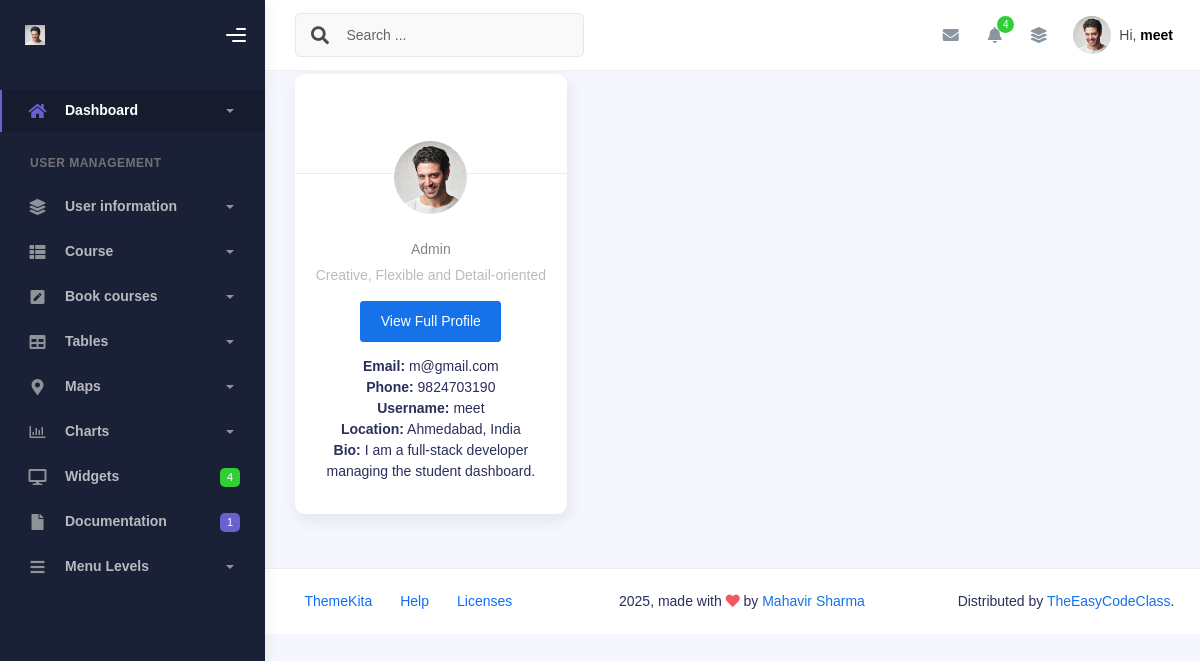
The app's page /apps/profiles/ (signed in) with its own data.
### dashboard/models.py (models this page shows, shortened)
class User(AbstractUser):
    GENDER_CHOICES = [
        ('M', 'Male'),
        ('F', 'Female'),
        ('O', 'Other'),
    ]
    ROLE_CHOICES = [
        ('admin', 'Admin'),
        ('staff', 'Staff'),
        ('student', 'Student'),
    ]
    phone = models.CharField(max_length=15 ,blank=True,null=True)
    gender = models.CharField(max_length=1, choices=GENDER_CHOICES,blank=True,null=True)
    dob = models.DateField(verbose_name='Date of Birth', null=True, blank=True)
    profile_picture = models.ImageField(upload_to='students/', blank=True, null=True)
    role = models.CharField(max_length=10, choices=ROLE_CHOICES)
    enroll_number = models.CharField(max_length=20, unique=True, blank=True, null=True)
    objects = StudentUserManager()

### dashboard/views.py (the view)
# urls.py: path('apps/profiles/',AppProfileView.as_view(),name='app_profile'),
class AppProfileView(LoginRequiredAdminOnlyMixin,TemplateView):
    login_url='/'
    template_name = "dashboard/app-profile.html"

### dashboard/views.py (called while the page is built)
    def dispatch(self, request, *args, **kwargs):
        if not request.user.is_authenticated:
            return self.handle_no_permission()
        if getattr(request.user, 'role', None) != 'admin':
            raise Http404("Page not found")
        return super().dispatch(request, *args, **kwargs)

### dashboard/templates/dashboard/app-profile.html (shortened to what this page needs)
{% extends 'dashboard/base.html' %}
{% load static %}
{% block content %}
<div class="content">
  <div class="page-inner">
    <div class="page-header">
      <h4 class="page-title">Admin Profile</h4>
    </div>
    <div class="row">
      <div class="col-md-4">
        <div class="card card-profile">
          <div class="card-header" >
            <div class="profile-picture">
              <div class="avatar avatar-xl">
                <img src="{% if request.user.profile_picture %}
                            {{ request.user.profile_picture.url }}
                          {% else %}
                            {% static 'dashboard/img/profile.jpg' %}
                          {% endif %}"
                     alt="Profile Picture"
                     class="avatar-img rounded-circle">
              </div>
            </div>
          </div>
          <div class="card-body">
            <div class="user-profile text-center">
              <div class="job">Admin</div>
              <div class="desc">Creative, Flexible and Detail-oriented</div>
              <div class="view-profile mt-3">
                <a href="#" class="btn btn-primary btn-block">View Full Profile</a>
              </div>
              <ul class="list-unstyled mt-3 text-left pl-4 pr-4">
                <li><strong>Email:</strong> {{ request.user.email }}</li>
                <li><strong>Phone:</strong> {{ request.user.phone }}</li>
                <li><strong>Username:</strong> {{ request.user.username }}</li>
                <li><strong>Location:</strong> Ahmedabad, India</li>
                <li><strong>Bio:</strong> I am a full-stack developer managing the student dashboard.</li>
              </ul>
            </div>
          </div>
        </div>
      </div>
    </div>
  </div>
</div>
{% endblock %}

### dashboard/templates/dashboard/sidebar.html (shortened to what this page needs)
{% load static %}
<div class="wrapper">
      <div class="sidebar" data-background-color="dark">
        <div class="sidebar-logo">
          <div class="logo-header" data-background-color="dark">
            <a href="{% url 'index' %}" class="logo">
              {% if request.user.is_authenticated and request.user.profile_picture %}
  <img src="{{ request.user.profile_picture.url }}" alt="navbar brand" class="navbar-brand" height="20" />
{% else %}
  <img src="{% static 'dashboard/img/profile.jpg' %}" alt="navbar brand" class="navbar-brand" height="20" />
{% endif %}
            </a>
            <div class="nav-toggle">
              <button class="btn btn-toggle toggle-sidebar">
                <i class="gg-menu-right"></i>
              </button>
            </div>
          </div>
        </div>
        <div class="sidebar-wrapper scrollbar scrollbar-inner">
          <div class="sidebar-content">
            <ul class="nav nav-secondary">
              <li class="nav-item active">
                <a
                  data-bs-toggle="collapse"
                  href="#dashboard"
                  class="collapsed"
                  aria-expanded="false"
                >
                  <i class="fas fa-home"></i>
                  <p>Dashboard</p>
                  <span class="caret"></span>
                </a>
              </li>
              <li class="nav-section">
                <h4 class="text-section">User Management</h4>
              </li>
              <li class="nav-item">
                <a data-bs-toggle="collapse" href="#base">
                  <i class="fas fa-layer-group"></i>
                  <p>User information</p>
                  <span class="caret"></span>
                </a>
              </li>
              <li class="nav-item">
                <a data-bs-toggle="collapse" href="#sidebarLayouts">
                  <i class="fas fa-th-list"></i>
                  <p>Course</p>
                  <span class="caret"></span>
                </a>
              </li>
              <li class="nav-item">
                <a data-bs-toggle="collapse" href="#forms">
                  <i class="fas fa-pen-square"></i>
                  <p>Book courses</p>
                  <span class="caret"></span>
                </a>
              </li>
              <li class="nav-item">
                <a data-bs-toggle="collapse" href="#tables">
                  <i class="fas fa-table"></i>
                  <p>Tables</p>
                  <span class="caret"></span>
                </a>
              </li>
              <li class="nav-item">
                <a data-bs-toggle="collapse" href="#maps">
                  <i class="fas fa-map-marker-alt"></i>
                  <p>Maps</p>
                  <span class="caret"></span>
                </a>
              </li>
              <li class="nav-item">
                <a data-bs-toggle="collapse" href="#charts">
                  <i class="far fa-chart-bar"></i>
                  <p>Charts</p>
                  <span class="caret"></span>
                </a>
              </li>
              <li class="nav-item">
                <a href="widgets.html">
                  <i class="fas fa-desktop"></i>
                  <p>Widgets</p>
                  <span class="badge badge-success">4</span>
                </a>
              </li>
              <li class="nav-item">
                <a href="../../documentation/{% url 'index' %}">
                  <i class="fas fa-file"></i>
                  <p>Documentation</p>
                  <span class="badge badge-secondary">1</span>
                </a>
              </li>
              <li class="nav-item">
                <a data-bs-toggle="collapse" href="#submenu">
                  <i class="fas fa-bars"></i>
                  <p>Menu Levels</p>
                  <span class="caret"></span>
                </a>
              </li>
            </ul>
          </div>
        </div>
      </div>
      <div class="main-panel">
        <div class="main-header">
          <nav
            class="navbar navbar-header navbar-header-transparent navbar-expand-lg border-bottom"
          >
            <div class="container-fluid">
              <nav
                class="navbar navbar-header-left navbar-expand-lg navbar-form nav-search p-0 d-none d-lg-flex"
              >
                <div class="input-group">
                  <div class="input-group-prepend">
                    <button type="submit" class="btn btn-search pe-1">
                      <i class="fa fa-search search-icon"></i>
                    </button>
                  </div>
                  <input
                    type="text"
                    placeholder="Search ..."
                    class="form-control"
                  />
                </div>
              </nav>
              <ul class="navbar-nav topbar-nav ms-md-auto align-items-center">
                <li class="nav-item topbar-icon dropdown hidden-caret">
                  <a
                    class="nav-link dropdown-toggle"
                    href="#"
                    id="messageDropdown"
                    role="button"
                    data-bs-toggle="dropdown"
                    aria-haspopup="true"
                    aria-expanded="false"
                  >
                    <i class="fa fa-envelope"></i>
                  </a>
                </li>
                <li class="nav-item topbar-icon dropdown hidden-caret">
                  <a
                    class="nav-link dropdown-toggle"
                    href="#"
                    id="notifDropdown"
                    role="button"
                    data-bs-toggle="dropdown"
                    aria-haspopup="true"
                    aria-expanded="false"
                  >
                    <i class="fa fa-bell"></i>
                    <span class="notification">4</span>
                  </a>
                </li>
                <li class="nav-item topbar-icon dropdown hidden-caret">
                  <a
                    class="nav-link"
                    data-bs-toggle="dropdown"
                    href="#"
                    aria-expanded="false"
                  >
                    <i class="fas fa-layer-group"></i>
                  </a>
                </li>
                <li class="nav-item topbar-user dropdown hidden-caret">
                  <a
                    class="dropdown-toggle profile-pic"
                    data-bs-toggle="dropdown"
                    href="#"
                    aria-expanded="false"
                  >
                    <div class="avatar-sm">
                      <img
                        src="{% if request.user.profile_picture %}
                            {{ request.user.profile_picture.url }}
                          {% else %}
                            {% static 'dashboard/img/profile.jpg' %}
                          {% endif %}"
                        alt="..."
                        class="avatar-img rounded-circle"
                      />
                    </div>
                    <span class="profile-username">
                      <span class="op-7">Hi,</span>
                      <span class="fw-bold">{{ request.user.get_full_name|default:request.user.username }}</span>
                    </span>
                  </a>
                </li>
              </ul>
            </div>
          </nav>
        </div>

### records on screen
User: user.get_full_name "meet", user.email "m@gmail.com", user.phone "9824703190", user.username "meet"
